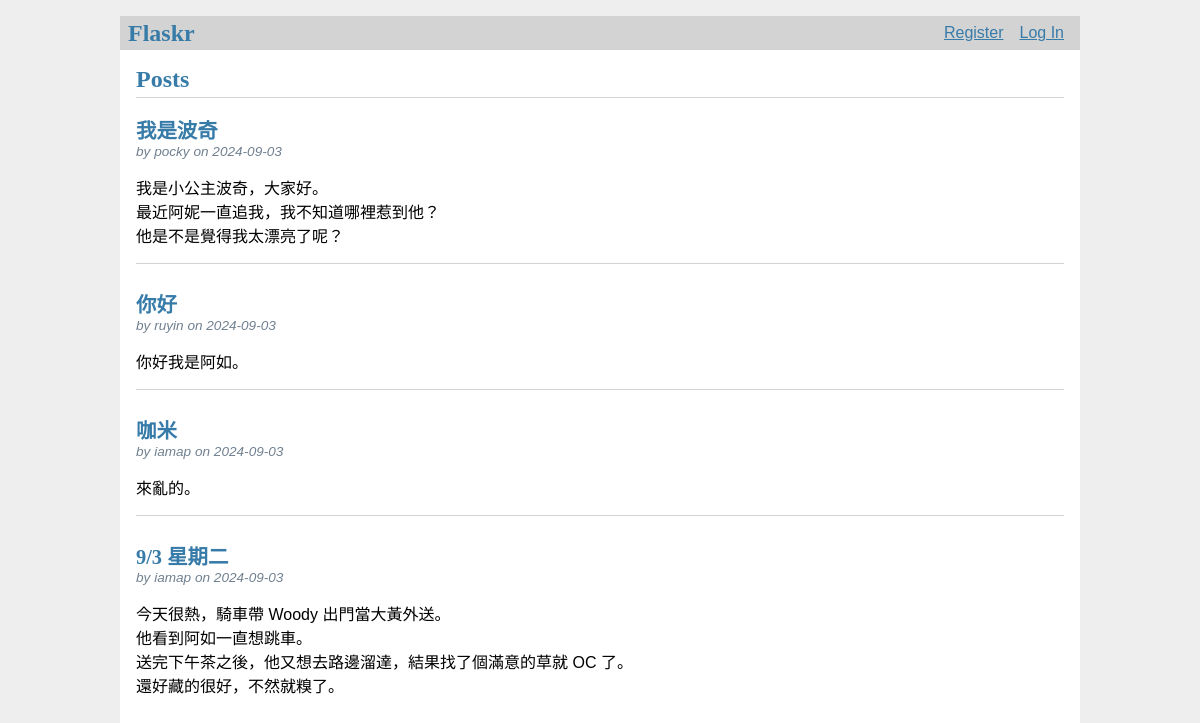
The page / on the database its author committed.
### tables this page shows
CREATE TABLE post (
  id INTEGER PRIMARY KEY AUTOINCREMENT,
  author_id INTEGER NOT NULL,
  created TIMESTAMP NOT NULL DEFAULT CURRENT_TIMESTAMP,
  title TEXT NOT NULL,
  body TEXT NOT NULL,
  FOREIGN KEY (author_id) REFERENCES user (id)
);

CREATE TABLE user (
  id INTEGER PRIMARY KEY AUTOINCREMENT,
  username TEXT UNIQUE NOT NULL,
  password TEXT NOT NULL
);

### flaskr/blog.py (the view)
@bp.route('/')
def index():
    db = get_db()
    posts = db.execute(
        'SELECT p.id, title, body, created, author_id, username'
        ' FROM post p JOIN user u ON p.author_id = u.id'
        ' ORDER BY created DESC'
    ).fetchall()
    return render_template('blog/index.html', posts=posts)

### flaskr/auth.py (called while the page is built)
@bp.before_app_request
def load_logged_in_user():
    user_id = session.get('user_id')
    if user_id is None:
        g.user = None
    else:
        g.user = get_db().execute(
            'SELECT * FROM user WHERE id = ?', (user_id,)
        ).fetchone()

### flaskr/db.py (called while the page is built)
def get_db():
    if "db" not in g:
        g.db = sqlite3.connect(
            current_app.config["DATABASE"], detect_types=sqlite3.PARSE_DECLTYPES
        )
        g.db.row_factory = sqlite3.Row
    return g.db

### flaskr/templates/blog/index.html (shortened to what this page needs)
{% extends 'base.html' %}
{% block header %}
  <h1>{% block title %}Posts{% endblock %}</h1>
{% endblock %}
{% block content %}
  {% for post in posts %}
    <article class="post">
      <header>
        <div>
          <h1>{{ post['title'] }}</h1>
          <div class="about">by {{ post['username'] }} on {{ post['created'].strftime('%Y-%m-%d') }}</div>
        </div>
      </header>
      <p class="body">{{ post['body'] }}</p>
    </article>
    {% if not loop.last %}
      <hr>
    {% endif %}
  {% endfor %}
{% endblock %}

### flaskr/templates/base.html (shortened to what this page needs)
<!doctype html>
<link rel="stylesheet" href="{{ url_for('static', filename='style.css') }}">
<nav>
  <h1>Flaskr</h1>
  <ul>
    {% if g.user %}
      <li><span>{{ g.user['username'] }}</span>
      <li><a href="{{ url_for('auth.logout') }}">Log Out</a>
    {% else %}
      <li><a href="{{ url_for('auth.register') }}">Register</a>
      <li><a href="{{ url_for('auth.login') }}">Log In</a>
    {% endif %}
  </ul>
</nav>
<section class="content">
  <header>
    {% block header %}{% endblock %}
  </header>
  {% block content %}{% endblock %}
</section>

### flaskr/static/style.css (style rules this page uses)
h1 { font-family: serif; color: #377ba8; margin: 1rem 0; }
a { color: #377ba8; }
hr { border: none; border-top: 1px solid lightgray; }
nav { background: lightgray; display: flex; align-items: center; padding: 0 0.5rem; }
nav h1 { flex: auto; margin: 0; }
nav ul { display: flex; list-style: none; margin: 0; padding: 0; }
nav ul li a, nav ul li span, header .action { display: block; padding: 0.5rem; }
.content { padding: 0 1rem 1rem; }
.content > header { border-bottom: 1px solid lightgray; display: flex; align-items: flex-end; }
.content > header h1 { flex: auto; margin: 1rem 0 0.25rem 0; }
.post > header { display: flex; align-items: flex-end; font-size: 0.85em; }
.post > header > div:first-of-type { flex: auto; }
.post > header h1 { font-size: 1.5em; margin-bottom: 0; }
.post .about { color: slategray; font-style: italic; }
.post .body { white-space: pre-line; }
.content:last-child { margin-bottom: 0; }

### rows shown on the page
post: title "我是波奇", username "pocky", created "2024-09-03", body "我是小公主波奇，大家好。 最近阿妮一直追我，我不知道哪裡惹到他？ 他是不是覺得我太漂亮了呢？"
post: title "你好", username "ruyin", created "2024-09-03", body "你好我是阿如。"
post: title "咖米", username "iamap", created "2024-09-03", body "來亂的。"
post: title "9/3 星期二", username "iamap", created "2024-09-03", body "今天很熱，騎車帶 Woody 出門當大黃外送。 他看到阿如一直想跳車。 送完下午茶之後，他又想去路邊溜達，結果找了個滿意的草就 OC 了。 還好藏的很好，不然就糗了。"
